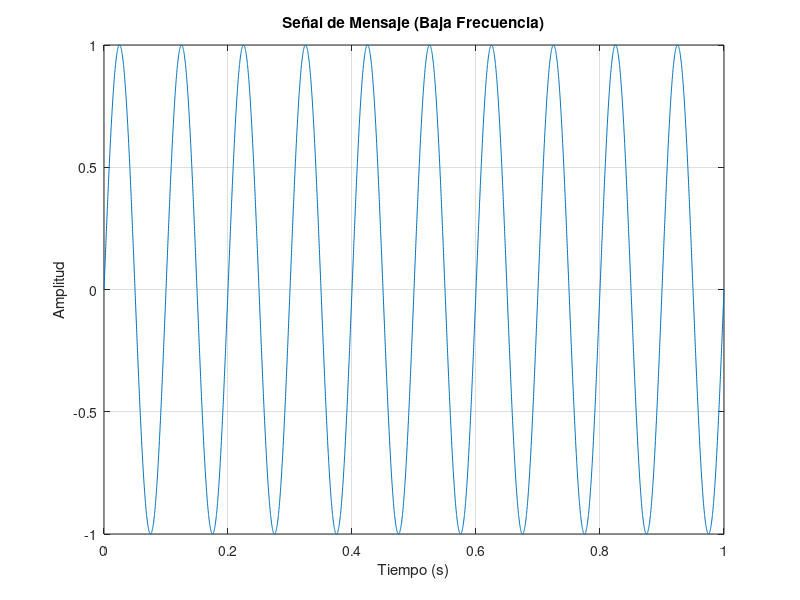
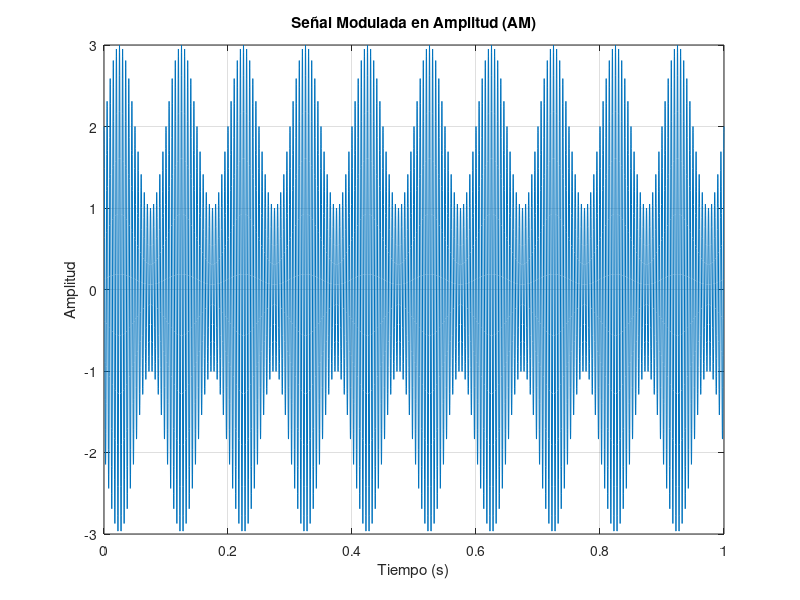
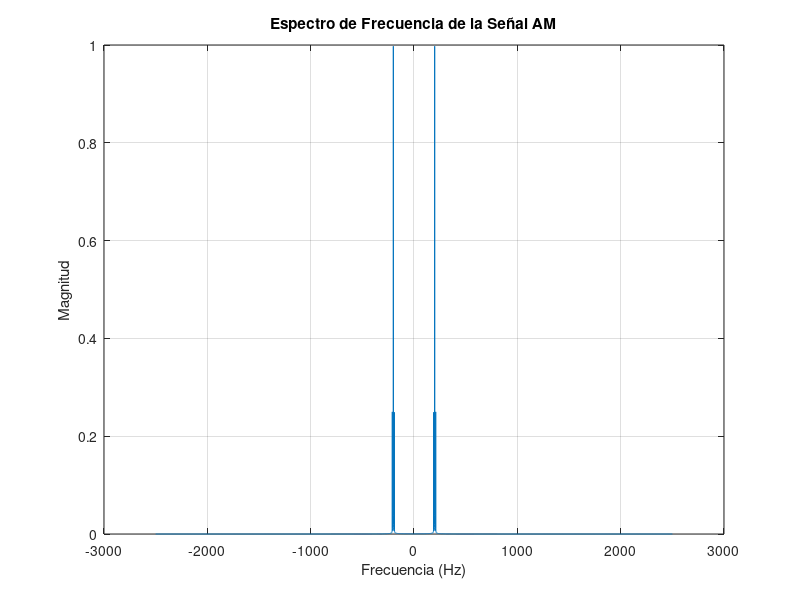
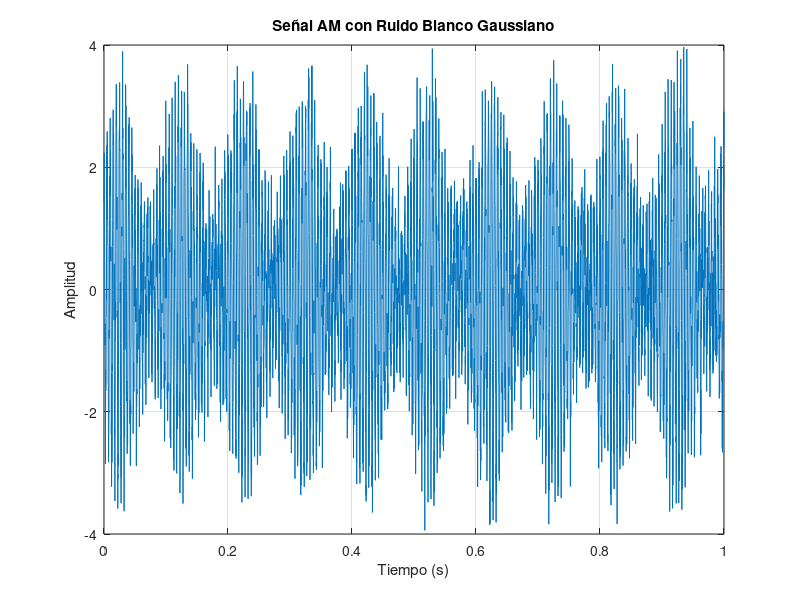

Here is the MATLAB script that generated these plots, in order:
% ================================
% MODULACIÓN EN AMPLITUD (AM)
% ================================

clc; clear; close all;

% Parámetros de la señal de mensaje
Am = 1;              % Amplitud del mensaje
fm = 10;             % Frecuencia del mensaje (Hz)
Fs = 5000;           % Frecuencia de muestreo
t = 0:1/Fs:1;        % Vector de tiempo

% Señal de mensaje
m = Am * sin(2*pi*fm*t);

% Gráfica de la señal de mensaje
figure;
plot(t, m);
title('Señal de Mensaje (Baja Frecuencia)');
xlabel('Tiempo (s)');
ylabel('Amplitud');
grid on;


% Parámetros de la portadora
Ac = 2;              % Amplitud de la portadora
fc = 200;            % Frecuencia de la portadora (Hz)

% Señal portadora
c = Ac * cos(2*pi*fc*t);

% Señal modulada AM (AM con portadora)
s = (Ac + m) .* cos(2*pi*fc*t);

% Gráfica de la señal modulada
figure;
plot(t, s);
title('Señal Modulada en Amplitud (AM)');
xlabel('Tiempo (s)');
ylabel('Amplitud');
grid on;


% Transformada de Fourier
N = length(s);
S_f = fftshift(fft(s, N));

f = linspace(-Fs/2, Fs/2, N);

figure;
plot(f, abs(S_f)/N);
title('Espectro de Frecuencia de la Señal AM');
xlabel('Frecuencia (Hz)');
ylabel('Magnitud');
grid on;


% ================================
% Introducción de Ruido (SIN toolbox)
% ================================

SNR_dB = 10;                % Relación señal-ruido en dB
snr_linear = 10^(SNR_dB/10);

% Potencia de la señal original
P_signal = mean(s.^2);

% Potencia del ruido
P_noise = P_signal / snr_linear;

% Ruido blanco gaussiano
ruido = sqrt(P_noise) * randn(size(s));

% Señal con ruido
s_ruido = s + ruido;

% Gráfica
figure;
plot(t, s_ruido);
title('Señal AM con Ruido Blanco Gaussiano');
xlabel('Tiempo (s)');
ylabel('Amplitud');
grid on;


% Atenuación
factor_atenuacion = 0.5;
s_atenuada = factor_atenuacion * s;

figure;
plot(t, s_atenuada);
title('Señal AM Atenuada');
xlabel('Tiempo (s)');
ylabel('Amplitud');
grid on;


% Distorsión no lineal
s_distorsion = s.^2;

figure;
plot(t, s_distorsion);
title('Señal AM con Distorsión No Lineal');
xlabel('Tiempo (s)');
ylabel('Amplitud');
grid on;
